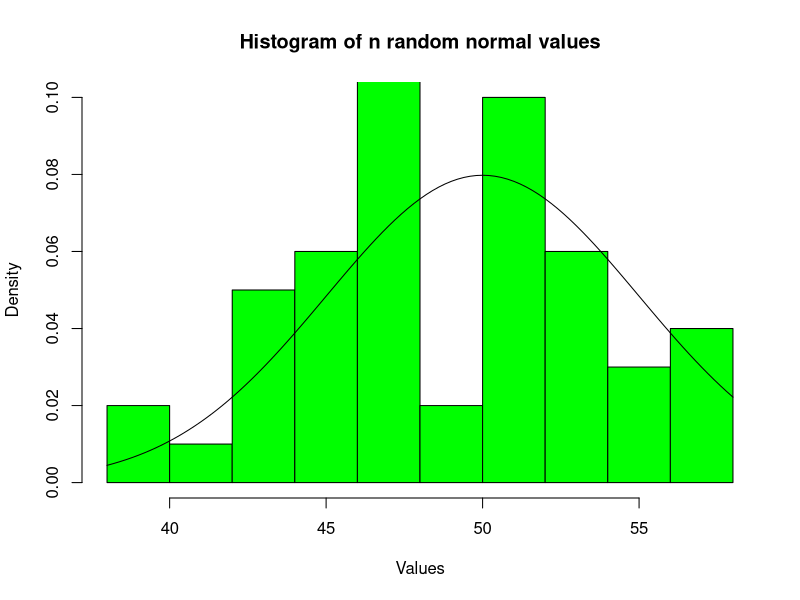

Recreate this plot in R.
## ---- chunk 1
hist(rnorm(50, mean=50, sd=5),xlab="Values",
     col="green",main="Histogram of n random normal values",
     ylim = c(0, 0.10), prob=TRUE)
curve(dnorm(x, mean=50, sd=5), add=TRUE)
